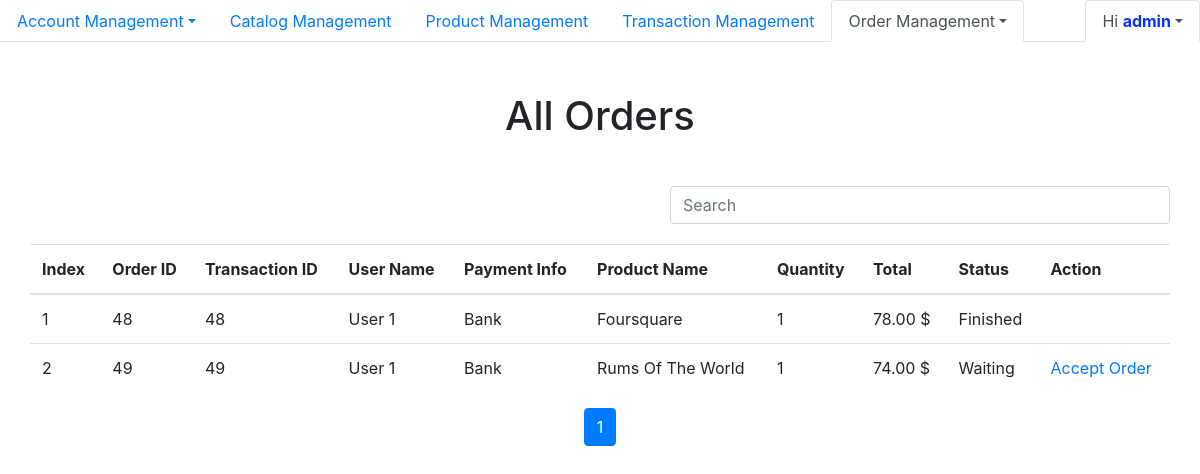
/Admin/Order_Management/allOrder.php (signed in), run on the app's committed database.
### tables this page shows
CREATE TABLE `order` (
  `id` int(11) NOT NULL,
  `transaction_id` int(11) NOT NULL,
  `product_id` int(11) NOT NULL,
  `quantity` int(11) DEFAULT NULL,
  `status` int(11) DEFAULT NULL
);

CREATE TABLE `user` (
  `id` int(11) NOT NULL,
  `name` varchar(100) DEFAULT NULL,
  `email` varchar(100) DEFAULT NULL,
  `phone` varchar(15) DEFAULT NULL,
  `address` varchar(128) DEFAULT NULL,
  `username` varchar(100) DEFAULT NULL,
  `password` varchar(100) DEFAULT NULL
);

CREATE TABLE `transaction` (
  `id` int(11) NOT NULL,
  `user_id` int(100) DEFAULT NULL,
  `payment_info` varchar(100) DEFAULT NULL,
  `total` int(11) NOT NULL,
  `created_at` timestamp NULL DEFAULT NULL
);

CREATE TABLE `product` (
  `id` int(11) NOT NULL,
  `catalog_id` int(11) DEFAULT NULL,
  `name` varchar(100) DEFAULT NULL,
  `price` int(11) DEFAULT NULL,
  `content` text DEFAULT NULL,
  `image_link` longtext DEFAULT NULL,
  `view` int(11) DEFAULT NULL
);

### Admin/Order_Management/allOrder.php (the view, shortened to what this page needs)
<?php
    require_once '../Ultility/Connectdb.php';
    $conn = new mysqli($host , $username, $password, $database, $port);
?>
<!DOCTYPE html>
<html lang="en">
<head>
    <link rel="stylesheet" href="https://maxcdn.bootstrapcdn.com/bootstrap/4.5.2/css/bootstrap.min.css">
</head>
<body>
<nav>
        <ul class="nav nav-tabs">
            <li class="nav-item">
            <a class="nav-link dropdown-toggle" data-toggle="dropdown" href="../Account_Management/admin.php">Account Management</a>
            </li>
            <li class="nav-item">
                <a class="nav-link" href="../Catalog_Management/catalog.php">Catalog Management</a>
            </li>
            <li class="nav-item">
                <a class="nav-link" href="../Product_Management/product.php">Product Management</a>
            </li>
            <li class="nav-item">
                <a class="nav-link" href="../Transaction_Management/transaction.php">Transaction Management</a>
            </li>
            <li class="nav-item">
            <a class="nav-link dropdown-toggle active" data-toggle="dropdown" href="../Account_Management/admin.php">Order Management</a>
            </li>
            <li class="nav-item nav ml-auto">
                <a class="nav-link dropdown-toggle active" data-toggle="dropdown" href="#">Hi <strong style="color: #052fff;"><?php echo $_SESSION['username'] ?></strong></a>
            </li>
        </ul>
    </nav>
    <main style="padding: 30px;">
        <div style="text-align: center; margin-bottom:20px; margin-top:20px"><h1>All Orders</h1></div>
        <div class="row" style="margin-bottom: 20px;">
            <div class="col-lg-6 ml-auto">
                <form method="get">
                    <div class="form-group">
                        <input type="text" class="form-control" placeholder="Search" id="search" name="search" style="width: 500px; float:right; margin-top: 10px">
                    </div>
                 </form>
            </div>
        </div>
        <table class="table table-hover">
        <thead>
            <tr>
                <th>Index</th>
                <th>Order ID</th>
                <th>Transaction ID</th>
                <th>User Name</th>
                <th>Payment Info</th>
                <th>Product Name</th>
                <th>Quantity</th>
                <th>Total</th>
                <th>Status</th>
                <th>Action</th>
            </tr>
        </thead>
        <tbody>
<?php
    $additionalQuery = '';
    $limit = 10;
    $page = 1;
    $firstIndex = ($page - 1)*$limit;
    $query = 'SELECT order.id, order.transaction_id , user.name as user_name, transaction.payment_info, product.name as product_name,order.quantity, (product.price * order.quantity) as total, order.status from `order`, `transaction`, `user`, `product` where order.transaction_id = transaction.id and transaction.user_id = user.id and order.product_id = product.id '.$additionalQuery.' limit '.$firstIndex.', '.$limit;
    $result = $conn->query($query);
    while($row = mysqli_fetch_array($result))
    {
        echo "<tr>";
        echo "<td>".++$firstIndex. "</td>";
        echo "<td>".$row['id']. "</td>";
        echo "<td>".$row['transaction_id']. "</td>";
        echo "<td>".$row['user_name']. "</td>";
        echo "<td>".$row['payment_info']. "</td>";
        echo "<td>".$row['product_name']. "</td>";
        echo "<td>".$row['quantity']. "</td>";
        echo "<td>".$format = number_format($row['total'],2,".", ","). " $</td>";
        switch($row['status'])
        {
            case 0:
                echo "<td> Waiting </td>";
                break;
            case 2:
                echo "<td> Finished </td>";
                break;
        }
        if($row['status'] == 0)
        {
?>
        <td><a href="allOrder.php?acpt=<?php echo $row['id'];?>&search=<?php echo $_GET['search']; ?>" onclick="return confirm_alert(this);">Accept Order</a></td>
<?php
        } else if($row['status'] == 1)
        {
?>
        <td><a href="allOrder.php?finish=<?php echo $row['id'];?>&search=<?php echo $_GET['search']; ?>" onclick="return confirm_alert(this);">Finish Order</a></td>
<?php
        }
        echo "</tr>";
    }
?>
        </tbody>
        </table>
<?php
    $GetPageNum = $conn->query('select count(id) as total from `order` where order.status = 2 '. $additionalQuery);
    $PageNum = mysqli_fetch_array($GetPageNum);
    $number = ceil($PageNum['total']/$limit);
?>
        <ul class="pagination" style="justify-content: center;">
<?php
    for($i=0; $i<$number; $i++)
    {
        if($page == ($i+1))
        {
            echo '<li class="page-item active"><a class="page-link" href="?page='.($i+1).'">'.($i+1).'</a></li>';
        }else{
            echo '<li class="page-item"><a class="page-link" href="?page='.($i+1).'">'.($i+1).'</a></li>';
        }
    }
?>
        </ul>
    </main>
</body>
</html>

### data on the page
order: id "48", transaction "48", user.name "User 1", transaction.payment_info "Bank", product.name "Foursquare", quantity "1", total "78.00", status "Finished"
order: id "49", transaction "49", user.name "User 1", transaction.payment_info "Bank", product.name "Rums Of The World", quantity "1", total "74.00", status "Waiting"

### other printed values
$_SESSION['username'] "admin"
